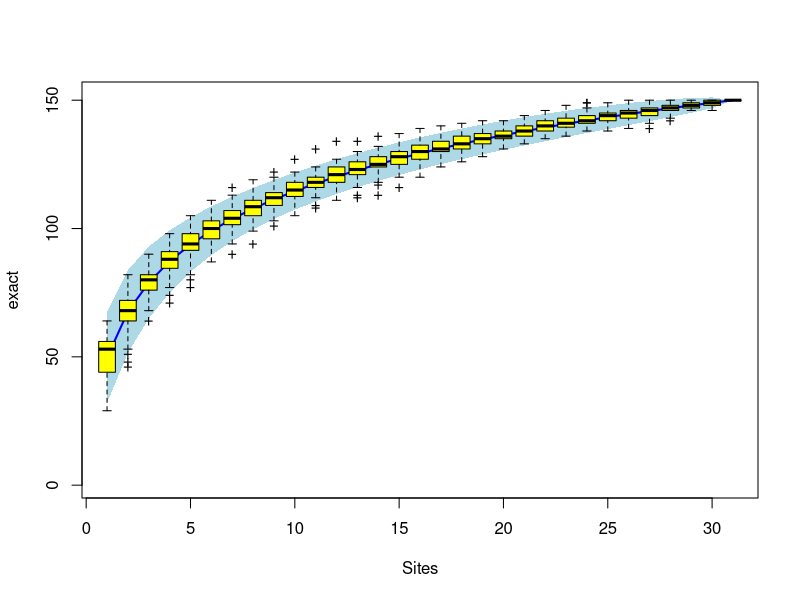

Source code (R):
# Species Accumulation Curves
# ref: http://cc.oulu.fi/~jarioksa/softhelp/vegan/html/specaccum.html

# Import Libaries
library(vegan)

# Import raw data set
raw_data <-
  read.csv(file = "./data/LL2_pollen_raw_data.csv", head = TRUE, sep = ",")

# Remove the total counts and spikes(first 8 columns)
core <- raw_data[, c(8:ncol(raw_data))]

# Draw Species Accumulation Curve
sp1 <- specaccum(core)
sp2 <- specaccum(core, "random")
sp2
summary(sp2)
plot(sp1, ci.type="poly", col="blue", lwd=2, ci.lty=0, ci.col="lightblue")
boxplot(sp2, col="yellow", add=TRUE, pch="+")